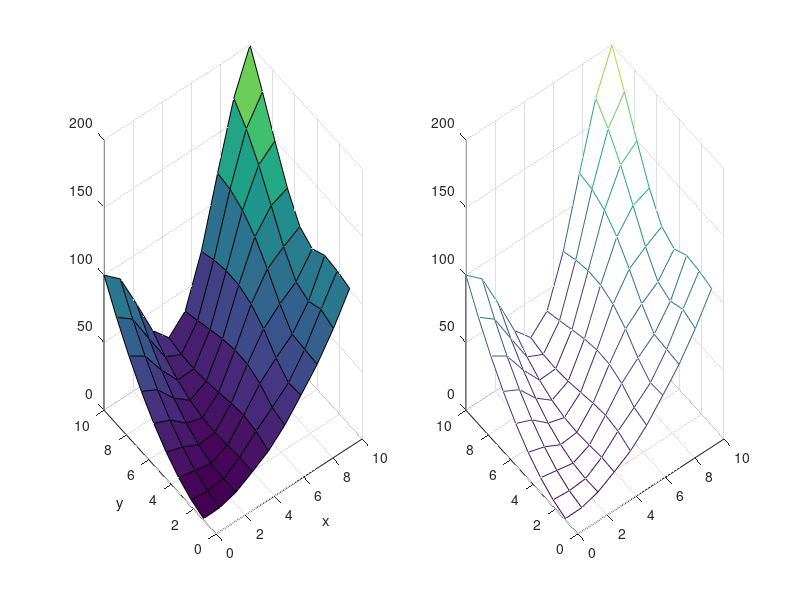
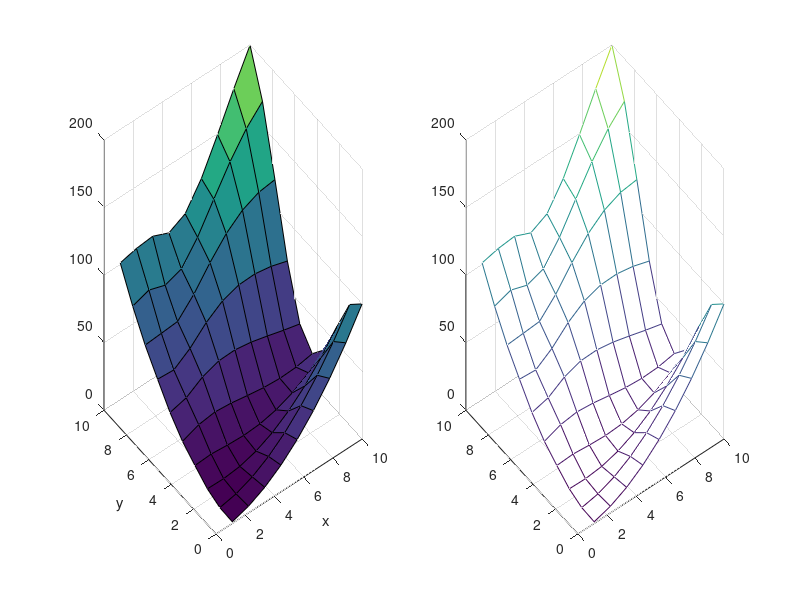

MATLAB code to generate these figures, in order:
%test griddedInterpolant
clear all
close all
clc
x = linspace(0,10,10);
y = x;
[X1,Y1] = meshgrid(x,y);
[X2,Y2] = ndgrid(x,y);
%[X,Y] = ndgrid(1:10,1:10);
V = @(X,Y) X.^2 +Y.^2.*cos(X./sqrt(Y)).^2;
S1 = V(X1(:),Y1(:));
S1 = reshape(S1,length(x),length(y));
S2 = V(X2(:),Y2(:));
S2 = reshape(S2,length(y),length(x));

figure;
subplot(1,2,1)
surf(x,y,S1)
xlabel('x')
ylabel('y')
subplot(1,2,2)
mesh(x,y,S1)

figure;
subplot(1,2,1)
surf(x,y,S2)
xlabel('x')
ylabel('y')
subplot(1,2,2)
mesh(x,y,S2)
% V = X.^2 + Y.^2;
% 
% 
% 
% F = griddedInterpolant(X,Y,V,'cubic');
% [Xq,Yq] = ndgrid(1:0.5:10,1:0.5:10);
% Vq = F(Xq,Yq);
% mesh(Xq,Yq,Vq);
